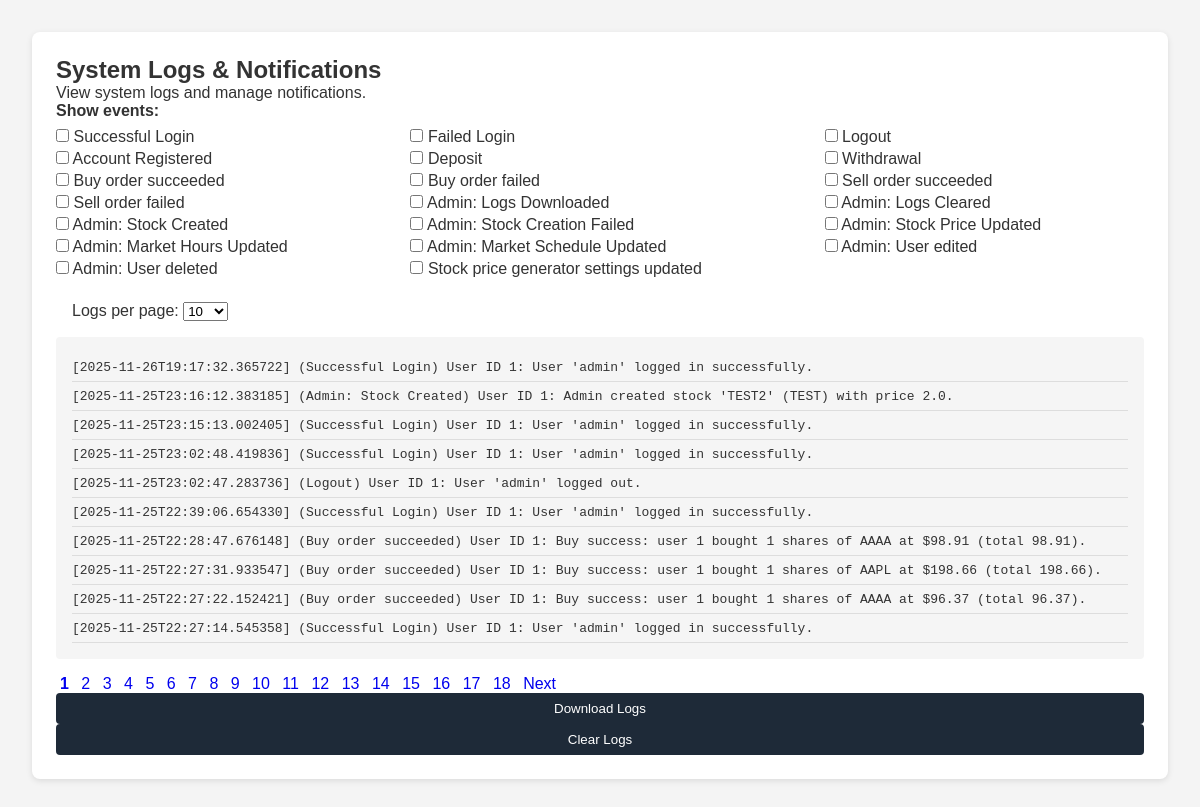
Page /admin/market/logs (signed in) on the earlier database version.
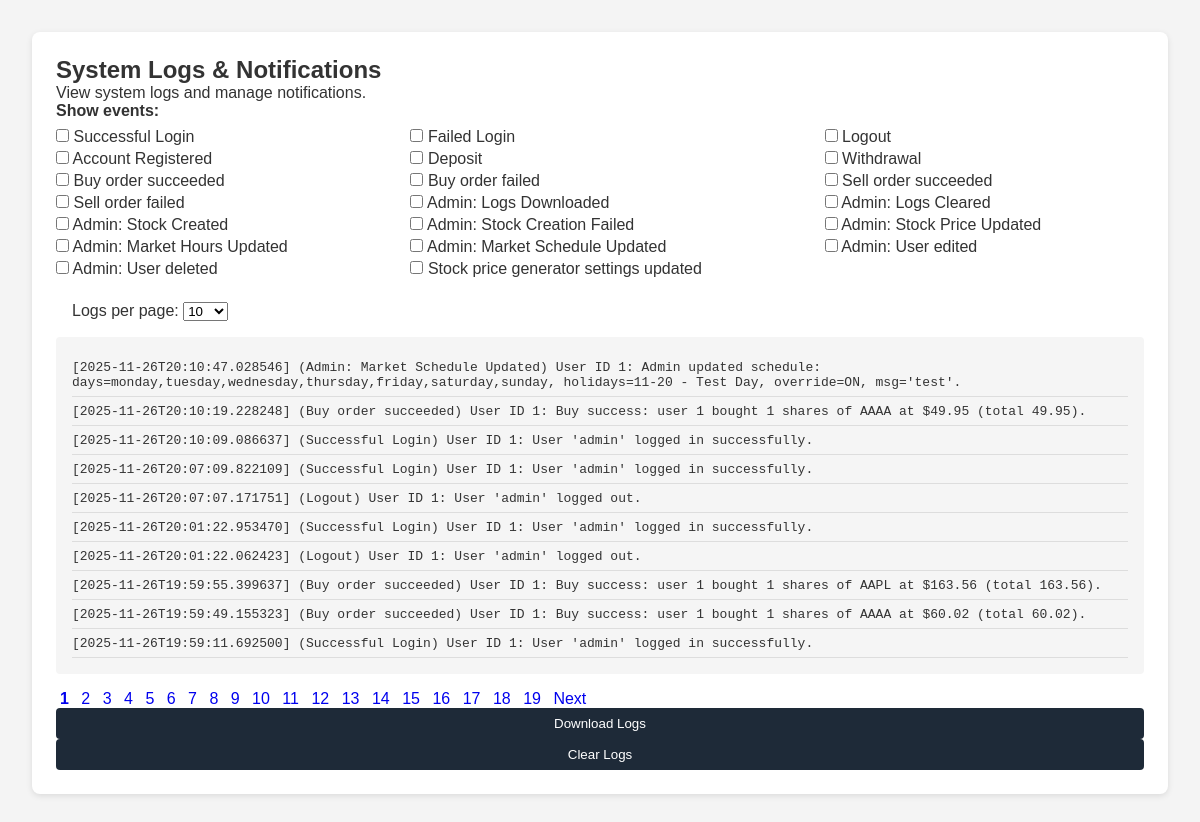
Same page on the later database version.
### tables this page shows
CREATE TABLE logs (
    log_id INTEGER PRIMARY KEY AUTOINCREMENT,
    timestamp TEXT DEFAULT (DATETIME('now')),
    user_id INTEGER,
    type INTEGER NOT NULL,
    details TEXT,
    FOREIGN KEY (user_id) REFERENCES users(user_id)
);

### app.py (the view)
@app.route('/admin/market/logs')
def admin_logs():
    check = require_admin()
    if check:
        return check
    page = int(request.args.get('page', 1))
    per_page = int(request.args.get('per_page', 10))
    selected_types = request.args.getlist("type")  # list of strings
    conn = get_db_connection()
    base_query = "FROM logs"
    params = []
    if selected_types:
        placeholders = ",".join("?" for _ in selected_types)
        base_query += f" WHERE type IN ({placeholders})"
        params.extend(int(t) for t in selected_types)
    count_query = "SELECT COUNT(*) " + base_query
    total_logs = conn.execute(count_query, params).fetchone()[0]
    offset = (page - 1) * per_page
    log_query = (
        "SELECT * " + base_query +
        " ORDER BY timestamp DESC LIMIT ? OFFSET ?"
    )
    logs = conn.execute(log_query, params + [per_page, offset]).fetchall()
    conn.close()
    event_types = {
        1: "Successful Login",
        2: "Failed Login",
        3: "Logout",
        4: "Account Registered",
        10: "Deposit",
        11: "Withdrawal",
        30: "Buy order succeeded",
        31: "Buy order failed",
        32: "Sell order succeeded",
        33: "Sell order failed",
        41: "Admin: Logs Downloaded",
        42: "Admin: Logs Cleared",
        43: "Admin: Stock Created",
        44: "Admin: Stock Creation Failed",
        45: "Admin: Stock Price Updated",
        46: "Admin: Market Hours Updated",
        47: "Admin: Market Schedule Updated",
        48: "Admin: User edited",
        49: "Admin: User deleted",
        50: "Stock price generator settings updated"
    }
    total_pages = (total_logs + per_page - 1) // per_page
    return render_template(
        'admin_logs.html',
        logs=logs,
        page=page,
        per_page=per_page,
        total_pages=total_pages,
        event_types=event_types,
        selected_types=selected_types  # pass list
    )

### app.py (called while the page is built)
def get_db_connection():
    conn = sqlite3.connect(DB_NAME, timeout=5, check_same_thread=False)
    conn.row_factory = sqlite3.Row
    conn.execute("PRAGMA journal_mode=WAL;")
    conn.execute("PRAGMA busy_timeout = 5000;")
    return conn

def require_admin():
    if 'user_id' not in session:
        flash("You must be logged in.", "error")
        return redirect(url_for('login'))
    conn = get_db_connection()
    user = conn.execute(
        'SELECT is_admin FROM users WHERE user_id = ?',
        (session['user_id'],)
    ).fetchone()
    conn.close()
    if not user:
        flash("User not found.", "error")
        return redirect(url_for('login'))
    is_admin = user['is_admin'] if 'is_admin' in user.keys() else 0
    if int(is_admin) != 1:
        flash("Administrator access required.", "error")
        if 'user_id' in session:
            return redirect(url_for('dashboard', user_id=session.get('user_id')))
        return redirect(url_for('login'))
    return None

### templates/admin_logs.html (shortened to what this page needs)
<!DOCTYPE html>
<html lang="en">
<head>
  <link rel="stylesheet" href="{{ url_for('static', filename='styles.css') }}">
</head>
<body>
<main>
<section class="panel">
  <h2>System Logs & Notifications</h2>
  <p>View system logs and manage notifications.</p>
  <form method="get" id="filterForm" style="margin-bottom: 1em;">
    <label><strong>Show events:</strong></label>
    <div class="checkbox-grid">
      {% for id, label in event_types.items() %}
        <label>
          <input type="checkbox"
                 name="type"
                 value="{{ id }}"
                 onchange="document.getElementById('filterForm').submit()">
          {{ label }}
        </label>
      {% endfor %}
    </div>
    <label style="margin-left: 1em; margin-top: 1em; display:block;">
      Logs per page:
      <select name="per_page" onchange="this.form.submit()">
        {% for n in [10,25,50,100] %}
          <option value="{{ n }}" {% if per_page==n %}selected{% endif %}>{{ n }}</option>
        {% endfor %}
      </select>
    </label>
  </form>
  <div style="background: #f5f5f5; padding: 1em; border-radius: 4px; max-height: 400px; overflow-y: auto;">
    {% for log in logs %}
      <div class="log-entry">
        [{{ log['timestamp'] }}] ({{ event_types.get(log['type'], 'Unknown') }})
        {% if log['user_id'] %}User ID {{ log['user_id'] }}{% endif %}: {{ log['details'] }}
      </div>
    {% else %}
      <div>No logs found.</div>
    {% endfor %}
  </div>
  <div class="pagination">
    {% for p in range(1, total_pages+1) %}
      <a href="?page={{ p }}&per_page={{ per_page }}{% for t in selected_types %}&type={{ t }}{% endfor %}"
         class="{% if p==page %}active{% endif %}">
         {{ p }}
      </a>
    {% endfor %}
    {% if page < total_pages %}
      <a href="?page={{ page+1 }}&per_page={{ per_page }}{% for t in selected_types %}&type={{ t }}{% endfor %}">
        Next
      </a>
    {% endif %}
  </div>
  <form action="{{ url_for('admin_logs_download') }}" method="get">
    <button type="submit" class="btn btn-primary">
       Download Logs
    </button>
  </form>
  <form action="{{ url_for('admin_logs_clear') }}" method="post"
        onsubmit="return confirm('Are you sure you want to clear all logs?');">
    <button type="submit" class="btn btn-danger">
       Clear Logs
    </button>
  </form>
</section>
</main>
</body>
</html>

Differences in the rows shown:
no longer on this page (row unchanged): logs: timestamp "2025-11-26T19:17:32.365722", get "Successful Login", user_id "1", details "User 'admin' logged in successfully."
no longer on this page (row unchanged): logs: timestamp "2025-11-25T23:16:12.383185", get "Admin: Stock Created", user_id "1", details "Admin created stock 'TEST2' (TEST) with price 2.0."
no longer on this page (row unchanged): logs: timestamp "2025-11-25T23:15:13.002405", get "Successful Login", user_id "1", details "User 'admin' logged in successfully."
no longer on this page (row unchanged): logs: timestamp "2025-11-25T23:02:48.419836", get "Successful Login", user_id "1", details "User 'admin' logged in successfully."
no longer on this page (row unchanged): logs: timestamp "2025-11-25T23:02:47.283736", get "Logout", user_id "1", details "User 'admin' logged out."
no longer on this page (row unchanged): logs: timestamp "2025-11-25T22:39:06.654330", get "Successful Login", user_id "1", details "User 'admin' logged in successfully."
no longer on this page (row unchanged): logs: timestamp "2025-11-25T22:28:47.676148", get "Buy order succeeded", user_id "1", details "Buy success: user 1 bought 1 shares of AAAA at $98.91 (total 98.91)."
no longer on this page (row unchanged): logs: timestamp "2025-11-25T22:27:31.933547", get "Buy order succeeded", user_id "1", details "Buy success: user 1 bought 1 shares of AAPL at $198.66 (total 198.66)."
no longer on this page (row unchanged): logs: timestamp "2025-11-25T22:27:22.152421", get "Buy order succeeded", user_id "1", details "Buy success: user 1 bought 1 shares of AAAA at $96.37 (total 96.37)."
no longer on this page (row unchanged): logs: timestamp "2025-11-25T22:27:14.545358", get "Successful Login", user_id "1", details "User 'admin' logged in successfully."
added logs: timestamp "2025-11-26T20:10:47.028546", get "Admin: Market Schedule Updated", user_id "1", details "Admin updated schedule: days=monday,tuesday,wednesday,thursday,friday,saturday,sunday, holidays=11-20 - Test Day, override=ON, msg='test'."
added logs: timestamp "2025-11-26T20:10:19.228248", get "Buy order succeeded", user_id "1", details "Buy success: user 1 bought 1 shares of AAAA at $49.95 (total 49.95)."
added logs: timestamp "2025-11-26T20:10:09.086637", get "Successful Login", user_id "1", details "User 'admin' logged in successfully."
added logs: timestamp "2025-11-26T20:07:09.822109", get "Successful Login", user_id "1", details "User 'admin' logged in successfully."
added logs: timestamp "2025-11-26T20:07:07.171751", get "Logout", user_id "1", details "User 'admin' logged out."
added logs: timestamp "2025-11-26T20:01:22.953470", get "Successful Login", user_id "1", details "User 'admin' logged in successfully."
added logs: timestamp "2025-11-26T20:01:22.062423", get "Logout", user_id "1", details "User 'admin' logged out."
added logs: timestamp "2025-11-26T19:59:55.399637", get "Buy order succeeded", user_id "1", details "Buy success: user 1 bought 1 shares of AAPL at $163.56 (total 163.56)."
added logs: timestamp "2025-11-26T19:59:49.155323", get "Buy order succeeded", user_id "1", details "Buy success: user 1 bought 1 shares of AAAA at $60.02 (total 60.02)."
added logs: timestamp "2025-11-26T19:59:11.692500", get "Successful Login", user_id "1", details "User 'admin' logged in successfully."
Other differences:
new list line: "19"
